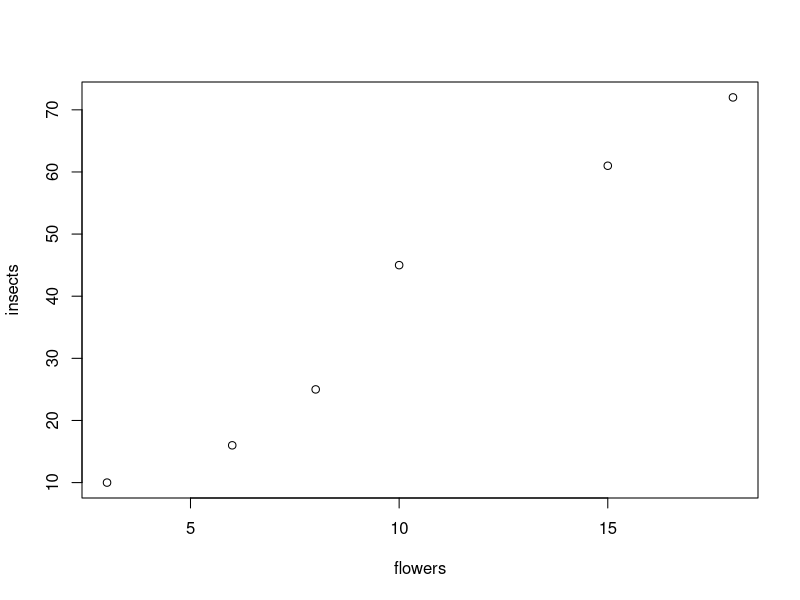
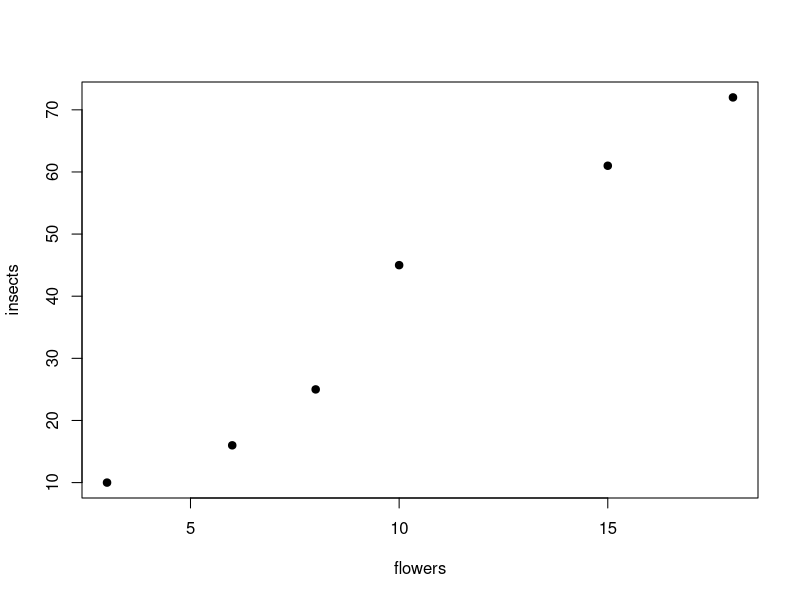
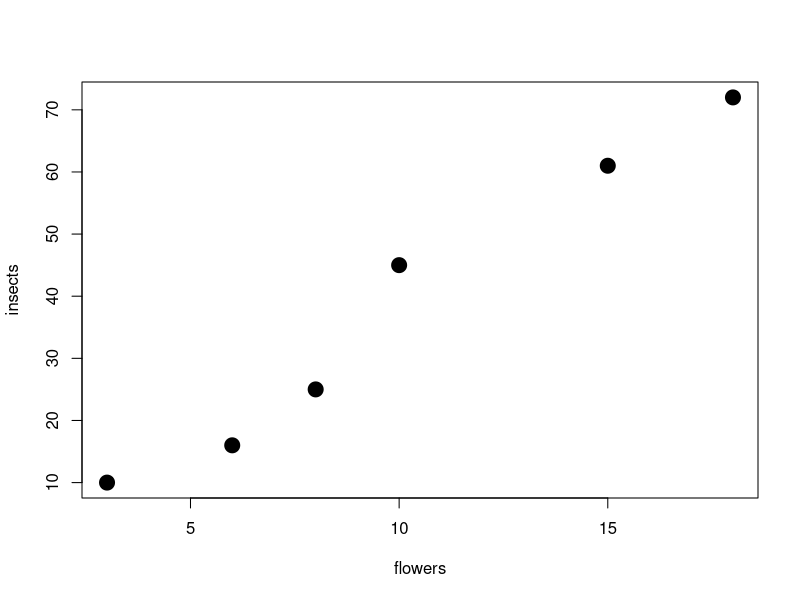
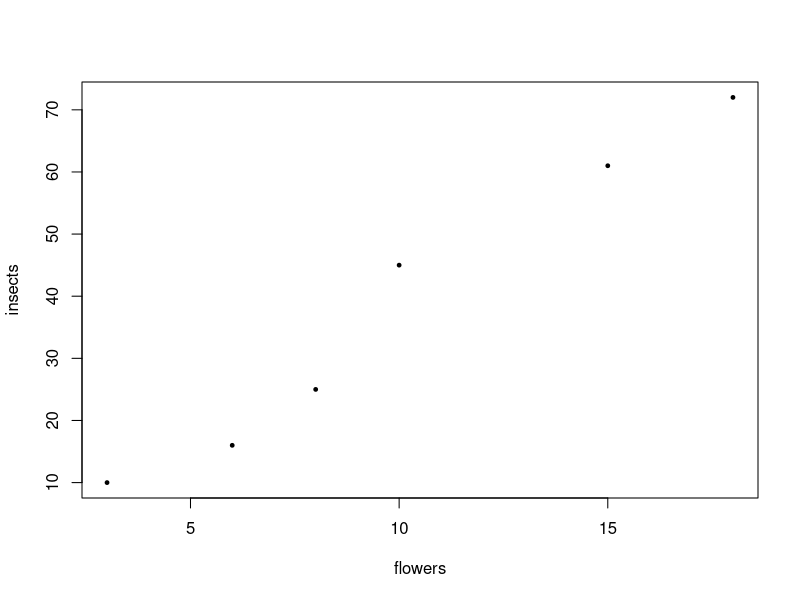
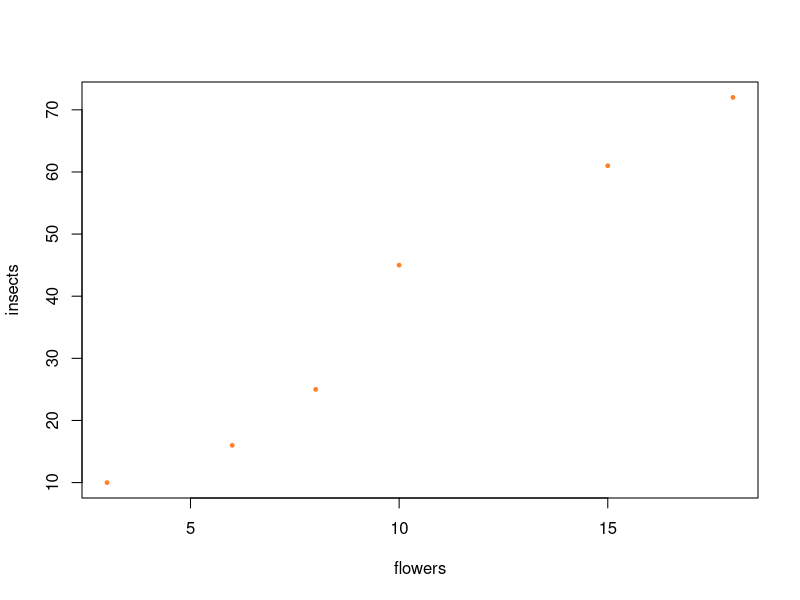

Write R code to recreate these figures, in order.
#First R script

a <- 6 * 7
b <- 5 * 8

a + b
# Arrays(vettori, serie di dati concatenati insieme)

flowers <- c(3, 6, 8, 10, 15, 18) #per tenerli insieme e non far leggere solo il primo uso la parentesi
flowers

insects <- c(10, 16, 25, 45, 61, 72)
insects

plot(flowers, insects) #creo un grafico con i due valori)

#champain plot parameters
#symbols
plot(flowers, insects, pch=19)

plot(flowers, insects, pch=19, cex=2)
plot(flowers, insects, pch=19, cex=.5)
plot(flowers, insects, pch=19, cex=.5, col="chocolate1") #i colori si indicano tra virgolette


